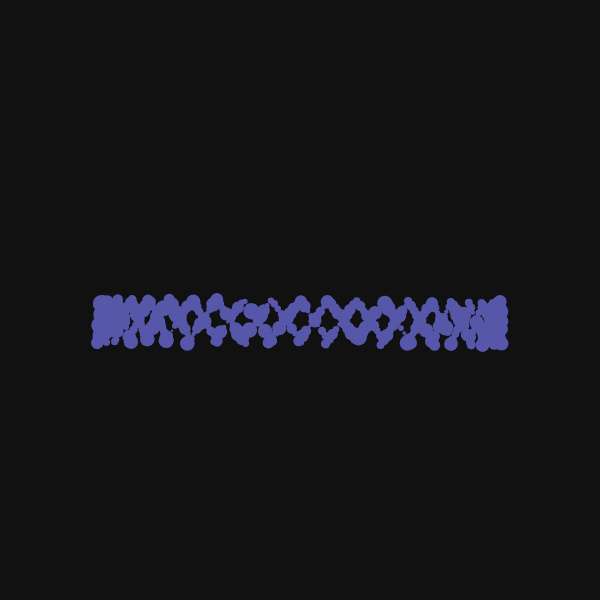
Frame 1 (no input)
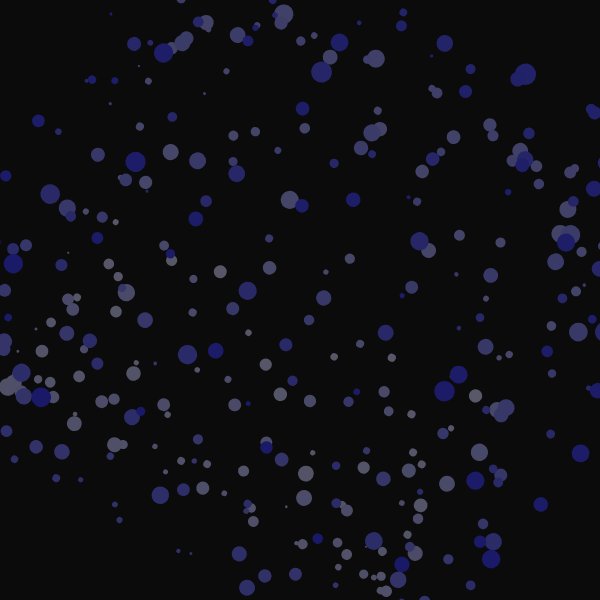
Frame 60 (no input)
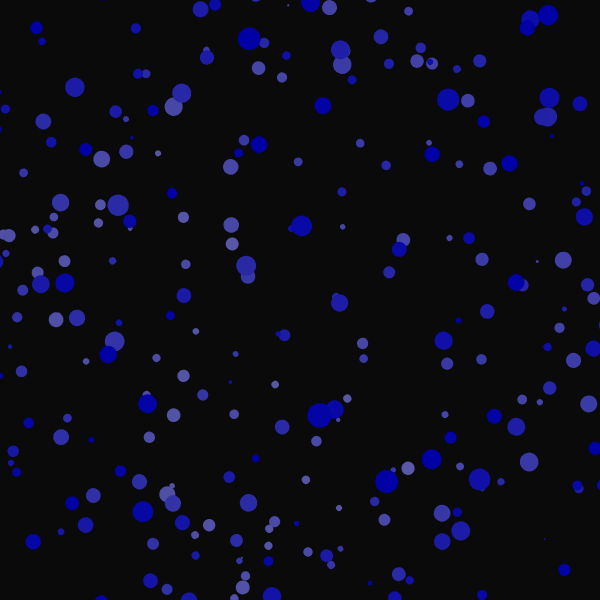
Frame 120 (the mouse pressed at the canvas centre since frame 60)

The p5.js sketch that drew these frames (run headless with seeded random() and noise() and a simulated clock; from frame 60 on, the mouse is pressed at the canvas centre):

// p5.js sketch
// ── sketch.js
var col;//控制颜色
var freq = 0.000002; //步长
var r;//半径

function setup() {
  createCanvas(600, 600);	
}

function draw() 
{
    background(25*noise(millis()/2000));    //会呼吸的宇宙背景          
    translate(300, 300);  
    rotate(millis()/2000);//随时间旋转
    ellipseMode(RADIUS); //以半径模式画圆
    drawstar(millis()/30000);
}

function drawstar(rate)
{
    
  for (var i=0; i<400; i ++) {  // 粒子总数
    cir= 200 + 175*sin(millis()*freq*i);    //粒子基础位置
    col=map(cir,25,375,175,0);  //颜色映射
    r=map(cir,25,375,5*noise(i),15*noise(i));  //圆半径的计算，由远及近变大
    fill(col,col,255*noise(millis()/1000));//紫红为主色调
    noStroke();
    ellipse(cir*cos(i), cir*sin(rate*i),r,r);  //周期核心
          
 }	
}
